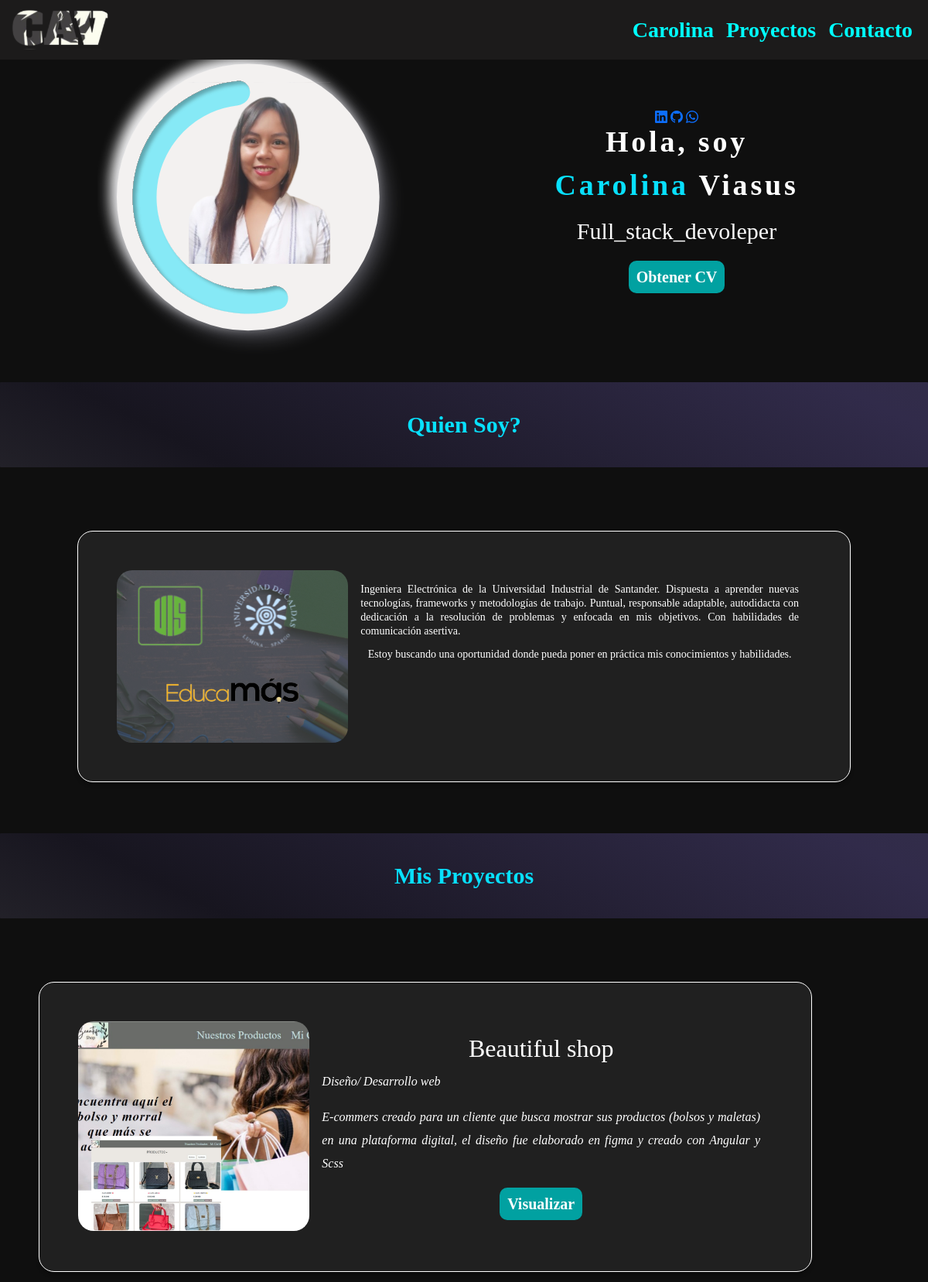
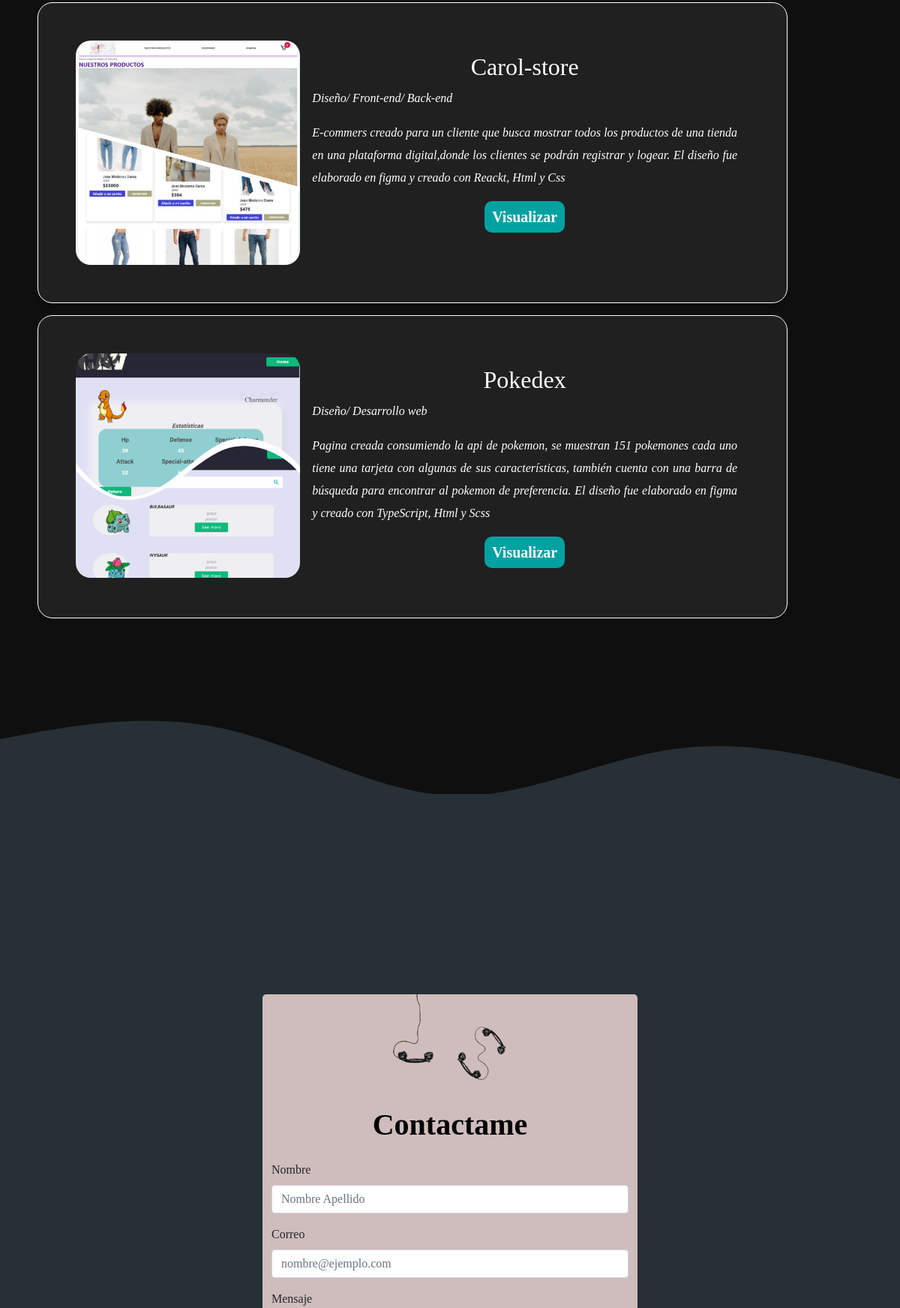
The page / (upper part) on the database its author committed (2 pictures, top to bottom).
### portfolio/models.py (models this page shows)
class Project(models.Model):
    title = CharField(max_length=100)
    sub_description = CharField(max_length=100)
    description = CharField(max_length=300)
    image = ImageField(upload_to="portfolio/images")
    url = URLField(blank=True)

### portfolio/views.py (the view)
# urls.py: 2. Add a URL to urlpatterns:  path('', views.home, name='home')
def home(request):
    projects = Project.objects.all()
    return render(request, 'home.html', {'projects': projects})

### portfolio/templates/home.html
{% extends 'layout.html' %}
{% block content %}
    {% load static %}
    <br>
 <link rel="stylesheet" href="{% static 'style.css' %}">
    <div class="container_h p-2" >
        <div class="colum_o">
            <img src="{% static 'portfolio/foto.svg' %}">
        </div>
        <div class="colum_t">
            <div id="iconos_he" class="w-100" d-flex aling-itemns justify-content-center flex-wrap>
                <a href="https://www.linkedin.com/in/leidy-carolina-viasus-africano-877746187/" target="_blank" role="button"><i class="bi bi-linkedin"></i></a>
                <a href="https://github.com/carolinaviasus?tab=repositories" target="_blank"><i class="bi bi-github"></i></a>
                <a href="https://walink.co/e797d2" target="_blank"><i class="bi bi-whatsapp"></i></a>
            </div>
            <h1>Hola, soy</h1>
            <h1><span>Carolina </span> Viasus</h1>
            <p class="p_h"> Full_stack_devoleper </p>
            <a class="button " href="{% static 'portfolio/Cv.pdf' %}" target="_blank">Obtener CV</a>
        </div>
    </div>
{% endblock %}

### portfolio/templates/layout.html (shortened to what this page needs)
{% load static %}
<!DOCTYPE html>
<html lang="en">
<head>
    <link href="https://cdn.jsdelivr.net/npm/bootstrap@5.1.3/dist/css/bootstrap.min.css" rel="stylesheet"
>
    <link rel="stylesheet" href="{% static 'main.css' %}">
</head>
<body >
        {% include 'partials/navbar.html' %}
        <div class="container ">
            {% block content %}
            {% endblock %}
        </div>
        {% include 'quien_soy.html' %}
        {%include 'proyectos.html'%}
        <br> <br> <br> <br> <br> <br>
        {%include 'footer.html'%}
</body>
</html>

### portfolio/templates/partials/navbar.html (shortened to what this page needs)
<nav id="main" class="navbar fixed-top navbar-expand-md navbar-dark  " style="background-color: #1C1B1B; " >
    <div class="container-fluid">
      <a class="navbar-brand" href="/"><img src="/media/portfolio/images/logo.svg" alt="Icon" width="134" height="51"></a>
      <div class="collapse navbar-collapse" id="menu" >
        <ul class="navbar-nav ms-auto "  >
          <li class="nav-item" >
            <a class="nav-link active" style="color: aqua; font-weight: 700;
            font-size: 28px; line-height: 45px;" href="#quien_soy">Carolina</a>
          </li>
          <li class="nav-item">
            <a class="nav-link" style="color: aqua; font-weight: 700;
            font-size: 28px; line-height: 45px;" href="#proyectos">Proyectos</a>
          </li>
          <li class="nav-item">
            <a class="nav-link" style="color: aqua; font-weight: 600;
            font-size: 28px; line-height: 45px;" href="#contacto">Contacto</a>
          </li>
        </ul>
      </div>
    </div>
  </nav>

### portfolio/templates/quien_soy.html
{% load static %}
<link rel="stylesheet" href="{% static 'quien.css' %}">
<section id="quien_soy">
  <h3> Quien Soy? </h3>
</section>
<br>
<section id="quien_">
  <div id="project_cen">
    <div id="project_cen" class="card mb-3" style="background: #202020;
    border: 1px solid #FFFFFF; max-width: 1000px;
    box-shadow: 0px 4px 4px rgba(0, 0, 0, 0.25);
    border-radius: 20px;">
      <div class="row g-0">
        <div class="col-md-4 d-flex align-items-center">
          <img src="/media/portfolio/images/Insttuciones.svg" alt="instituciones" class="img-fluid">
        </div>
        <div class="col-md-8">
          <div class="card-body">
            <h4 class="text_quiens" style="  font-weight: 300;
            font-size: 14px; line-height: 18px;
            text-align: justify; color: #FFFFFF;"> Ingeniera Electrónica de la Universidad Industrial de Santander.
              Dispuesta a aprender nuevas tecnologías, frameworks y metodologías de trabajo. Puntual,
              responsable adaptable, autodidacta con dedicación a la resolución de problemas y
              enfocada en mis objetivos. Con habilidades de comunicación asertiva.</h4>
            <p2 class="texto_p" style="  font-weight: 250;
            font-size: 14px; line-height: 18px;
            text-align: justify; color: #FFFFFF;"> Estoy buscando una oportunidad donde pueda poner en práctica mis conocimientos y habilidades.</p2>
          </div>
        </div>
      </div>
    </div>
  </div>
</section>

### portfolio/templates/proyectos.html
{% load static %}
<link rel="stylesheet" href="{% static 'project.css' %}">
<div id="proyectos" class="container_p">
  <h3> Mis Proyectos </h3>
  <br>
  <div id="project_cen">
  {% for project in projects %}
    <div id="project_cen" class="card mb-3" style="background: #202020;
    border: 1px solid #FFFFFF; max-width: 1000px;
    box-shadow: 0px 4px 4px rgba(0, 0, 0, 0.25);
    border-radius: 20px;">
      <div class="row g-0">
        <div class="col-md-4">
          <img src="{{project.image.url}}" alt="{{project.title}}" class="img-fluid">
        </div>
        <div class="col-md-8">
          <div class="card-body">
            <h2> {{project.title}}</h2>
            <p class="texto_project">{{project.sub_description}}</p>
            <p class="texto_project">{{project.description}}</p>
            {% if project.url %}
            <a class="button " href="{{project.url}}" target="_blank">Visualizar</a>
            {% endif %}
          </div>
        </div>
      </div>
    </div>
    {% endfor %}
  </div>
</div>

### portfolio/templates/footer.html (shortened to what this page needs)
    {% load static %}
<link rel="stylesheet" href="https://cdn.jsdelivr.net/npm/bootstrap-icons@1.10.3/font/bootstrap-icons.css">
<link rel="stylesheet" href="{% static 'style.css' %}">
<br>
<section id="contacto" class="border-botton">
    <div class="bg-contacto">
    </div>
    <div class="container" id="contenedor-formulario">
        <div id="titulo-formulario" class="text-center mb-4">
            <div> <img src="/media/portfolio/images/contacto.png" alt="contacto" class="img-fluid" height="200px" width="200px"></div>
            <h2 class="fs-1" style="color: black; font-weight: 700;"> Contactame</h2>
        </div>
        <form name="formulario-contacto" netlify >
            <div class="mb-3">
                <label for="exampleFormControlTextarea1" class="form-label">Nombre</label>
                <input type="text" name="nombre" class="form-control" id="exampleFormControlInput1" placeholder="Nombre Apellido">
            </div>
            <div class="mb-3">
                <label for="exampleFormControlInput1" class="form-label">Correo</label>
                <input type="email" name="email" class="form-control" id="email" placeholder="nombre@ejemplo.com">
            </div>
            <div class="mb-3">
                <label for="exampleFormControlTextarea1" class="form-label">Mensaje</label>
            </div>
        </form>
    </div>
</section>

### portfolio/static/main.css (style rules this page uses)
* { font-family: 'Poppins'; }
body { background-color: #0F0F0F; font-family: 'Poppins'; }

### portfolio/static/style.css (style rules this page uses)
.container_h { margin: 0px; display: flex; flex-flow: row wrap; align-items: center; text-align: center; }
.colum_o { flex: 50%; }
.colum_t { flex: 50%; text-align: center; align-items: center; }
.colum_t h1 { font-weight: 700; font-size: 38px; line-height: 39px; letter-spacing: 0.1em; color: #FFFFFF; }
.colum_t span { font-weight: 700; font-size: 38px; line-height: 57px; letter-spacing: 0.1em; color: #08E0FD; }
.colum_t .p_h { font-family: 'Poppins'; font-weight: 300; font-size: 30px; line-height: 45px; color: #FFFFFF; }
.button { background: #01A1A1; border-radius: 10px; text-decoration: none; color: #FEFEFE; font-weight: 700; padding: 6px 10px; text-align: center; display: inline-block; font-size: 20px; transition-duration: 0.4s; cursor: pointer; }
.bg-contacto { position:relative; top:-180px; }
#contacto { background-color: rgb(39, 48, 54); min-height: 500px; position: relative; }
#contenedor-formulario { top:30%; left:50%; border-radius: 5px; max-width: 500px; background: #CFBDBD; }

### portfolio/static/quien.css (style rules this page uses)
h3 { padding: 25px; background: linear-gradient(207deg,#dfb3aa,#19191b,#45458c,#373742,#312b4a,#17151f,#3c3c3e); background-size: 420% 420%; animation: gradient-animation 63s ease infinite; border-radius: 1px; text-align: center; color: #08E0FD; font-weight: 700; font-size: 30px; line-height: 60px; }
#quien_ { display: flex; justify-content: center; }

### portfolio/static/project.css (style rules this page uses)
.card-body { text-align: center; align-items: center; }
h2 { color: #FFFFFF; }
.card-body .texto_project { font-style: italic; font-weight: 300; font-size: 16px; line-height: 30px; text-align: justify; color: #FFFFFF; }
img { border-radius: 20px; }
#project_cen { padding: 50px; }

### rows shown on the page
Project: image (placeholder picture), title "Beautiful shop", sub_description "Diseño/ Desarrollo web", description "E-commers creado para un cliente que busca mostrar sus productos (bolsos y maletas) en una plataforma digital, el diseño fue elaborado en figma y creado con Angular y Scss"
Project: image (placeholder picture), title "Carol-store", sub_description "Diseño/ Front-end/ Back-end", description "E-commers creado para un cliente que busca mostrar todos los productos de una tienda en una plataforma digital,donde los clientes se podrán registrar y logear. El diseño fue elaborado en figma y creado con Reackt, Html y Css"
Project: image (placeholder picture), title "Pokedex", sub_description "Diseño/ Desarrollo web", description "Pagina creada consumiendo la api de pokemon, se muestran 151 pokemones cada uno tiene una tarjeta con algunas de sus características, también cuenta con una barra de búsqueda para encontrar al pokemon de preferencia. El diseño fue elaborado en figma y creado con TypeScript, Html y Scss"
